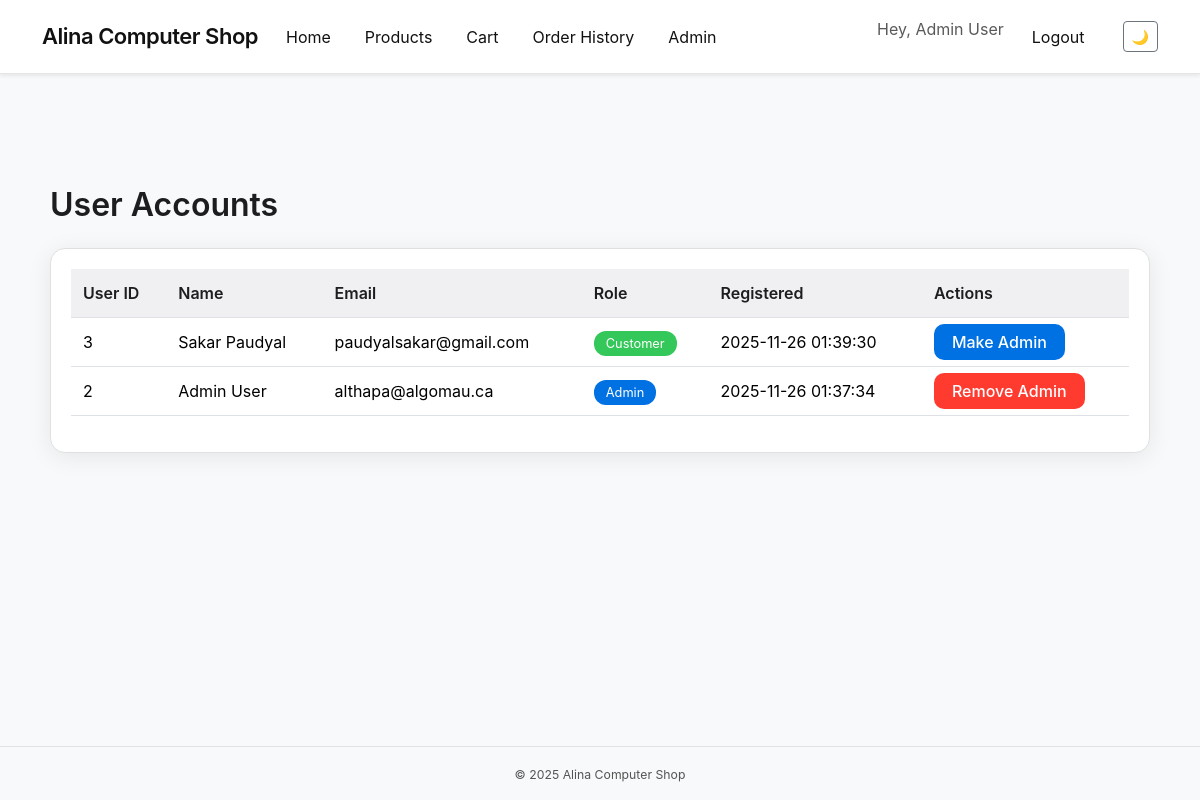
Screenshot of /admin/users.php (signed in) with the database file from the repository.
### tables this page shows
CREATE TABLE `users` (
  `id` int(11) NOT NULL,
  `name` varchar(100) NOT NULL,
  `email` varchar(100) NOT NULL,
  `password` varchar(255) NOT NULL,
  `is_admin` tinyint(1) DEFAULT 0,
  `created_at` timestamp NOT NULL DEFAULT current_timestamp(),
  `phone` varchar(20) DEFAULT NULL,
  `address` varchar(255) DEFAULT NULL,
  `city` varchar(100) DEFAULT NULL,
  `province` varchar(100) DEFAULT NULL,
  `postal_code` varchar(20) DEFAULT NULL,
  `country` varchar(100) DEFAULT 'Canada'
);

### admin/users.php (the view, shortened to what this page needs)
<?php
require __DIR__ . '/_auth.php';
$users = $conn->query("
    SELECT id, name, email, is_admin, created_at
    FROM users
    ORDER BY id DESC
");
include __DIR__ . '/../includes/header.php';
?>
<div class="user-container mt-5">
    <h1 class="user-title">User Accounts</h1>
    <div class="apple-table">
        <table class="table">
            <thead>
                <tr>
                    <th>User ID</th>
                    <th>Name</th>
                    <th>Email</th>
                    <th>Role</th>
                    <th>Registered</th>
                    <th>Actions</th>
                </tr>
            </thead>
            <tbody>
                <?php while ($u = $users->fetch_assoc()): ?>
                <tr>
                    <td><?= $u['id'] ?></td>
                    <td><?= htmlspecialchars($u['name']) ?></td>
                    <td><?= htmlspecialchars($u['email']) ?></td>
                    <td>
                        <?php if ($u['is_admin'] == 1): ?>
                            <span class="admin-badge">Admin</span>
                        <?php else: ?>
                            <span class="user-badge">Customer</span>
                        <?php endif; ?>
                    </td>
                    <td><?= $u['created_at'] ?></td>
                    <td>
                        <?php if ($u['is_admin'] == 1): ?>
                            <a href="user_role.php?id=<?= $u['id'] ?>&set=0"
                               class="btn-danger-apple">
                               Remove Admin
                            </a>
                        <?php else: ?>
                            <a href="user_role.php?id=<?= $u['id'] ?>&set=1"
                               class="btn-apple">
                               Make Admin
                            </a>
                        <?php endif; ?>
                    </td>
                </tr>
                <?php endwhile; ?>
            </tbody>
        </table>
    </div>
</div>
<?php include __DIR__ . '/../includes/footer.php'; ?>

### css/style.css (style rules this page uses)
body { background-color: #ffffff; font-family: "Poppins", sans-serif; color: #111111; }
* { transition: background-color 0.25s ease, color 0.25s ease; }

### admin/users.php (style rules this page uses)
body { background: #f5f5f7; font-family: -apple-system, BlinkMacSystemFont, "Segoe UI", Roboto, sans-serif; }
.user-container { max-width: 1100px; margin: auto; }
.user-title { font-size: 2rem; font-weight: 600; margin-bottom: 1.5rem; color: #1d1d1f; }
.apple-table { background: white; border-radius: 15px; padding: 20px; box-shadow: 0 4px 25px rgba(0,0,0,0.08); border: 1px solid #e0e0e0; }
.apple-table th { background: #f0f0f2; color: #1d1d1f; font-weight: 600; padding: 12px; }
.apple-table td { padding: 12px; vertical-align: middle; }
.admin-badge { background: #0071e3; color: white; padding: 5px 12px; border-radius: 12px; font-size: 0.8rem; }
.user-badge { background: #34c759; color: white; padding: 5px 12px; border-radius: 12px; font-size: 0.8rem; }
.btn-apple { background: #0071e3; color: white; padding: 8px 18px; border-radius: 10px; font-weight: 500; text-decoration: none; transition: 0.2s; }
.btn-danger-apple { background: #ff3b30; color: white; padding: 8px 18px; border-radius: 10px; text-decoration: none; font-weight: 500; }

### rows the page displays
users: id "3", name "Sakar Paudyal", email "paudyalsakar@gmail.com", is_admin "Customer", created_at "2025-11-26 01:39:30"
users: id "2", name "Admin User", email "althapa@algomau.ca", is_admin "Admin", created_at "2025-11-26 01:37:34"

### other values shown
$store_name "Alina Computer Shop"
$_SESSION['user_name'] "Admin User"
